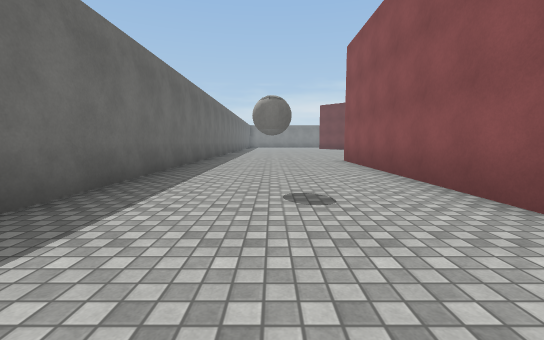
View 1 (above)

24 first-person views from a walk through a Unity game level. The camera is 1.2 m above the floor, tilts 6° down and sees 90° across. The floor is counted in squares, 2 m on a side. Each view is taken from the middle of a square. On the plan, view 1 faces up. The plan holds only what a view shows up to about 9 squares ahead; the rest is blank. The place goes on beyond the plan. Surface patterns are stand-ins for the level's own textures.

View 2
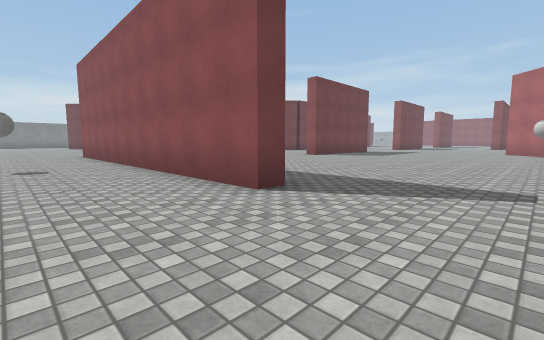

View 3
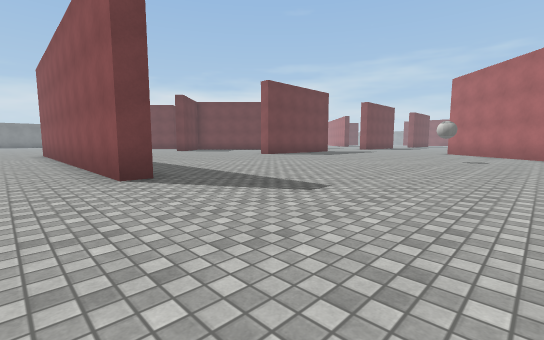

View 4
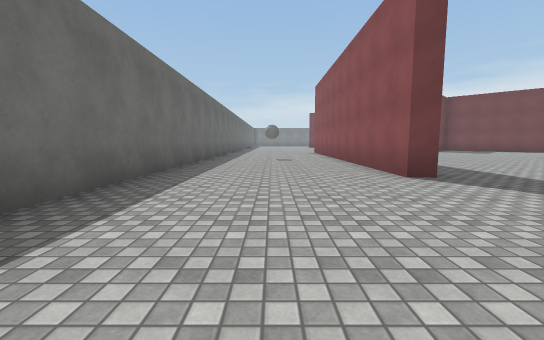

View 5
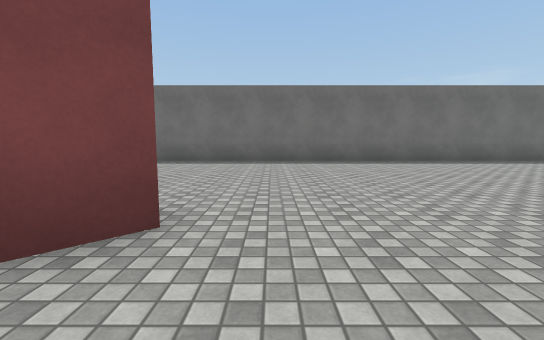

View 6
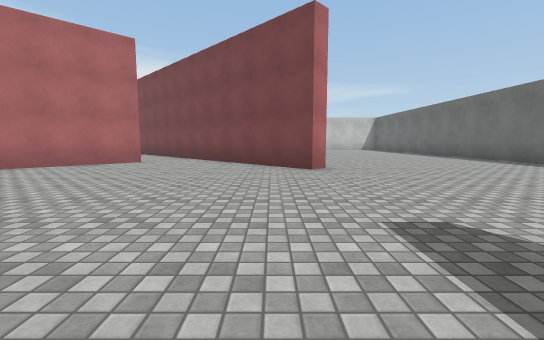

View 7
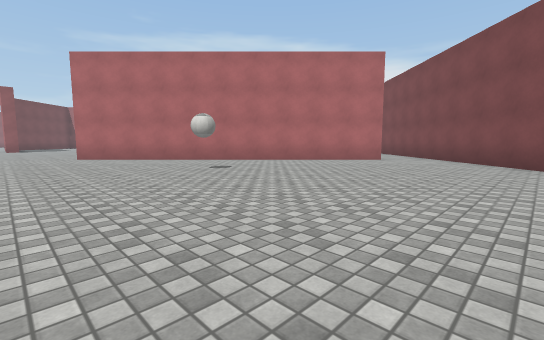

View 8
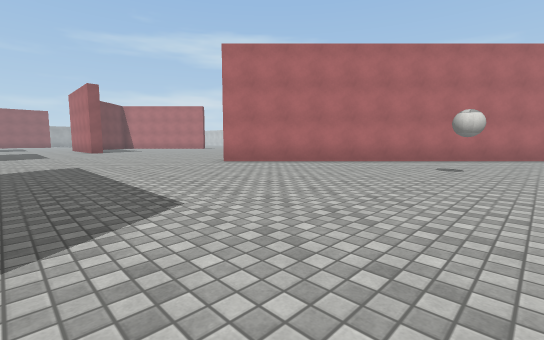

View 9
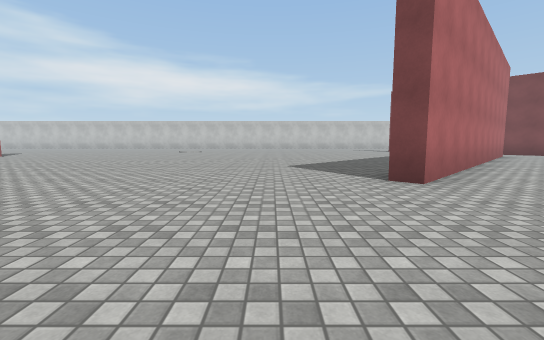

View 10
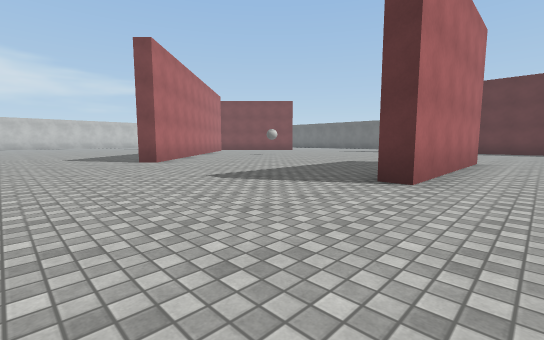

View 11
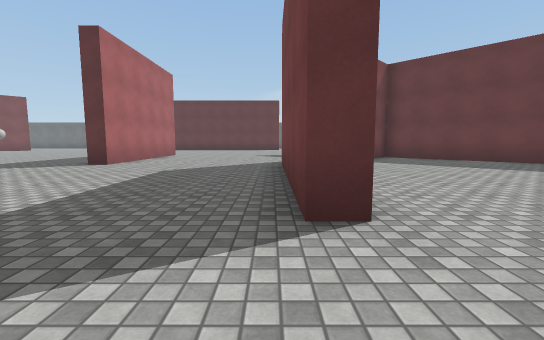

View 12
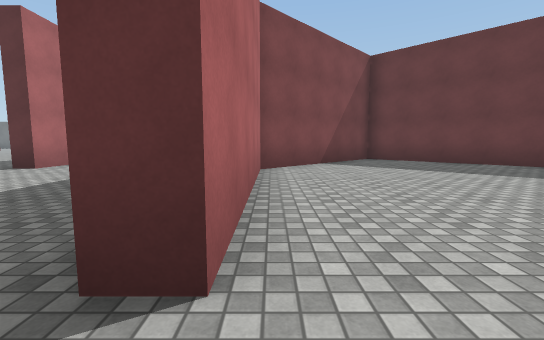

View 13
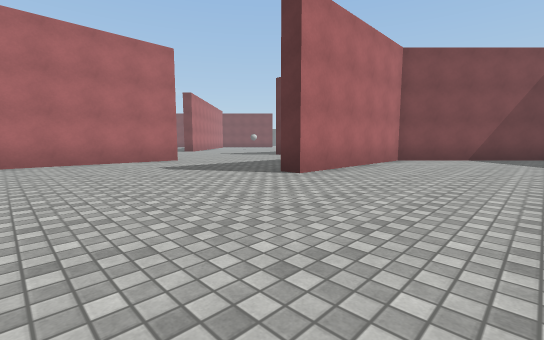

View 14
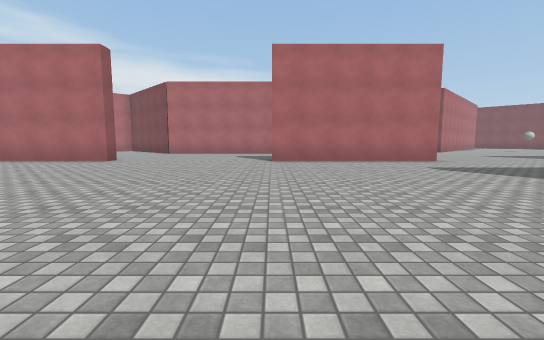

View 15
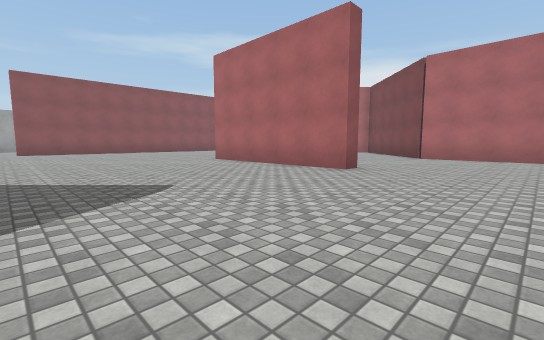

View 16
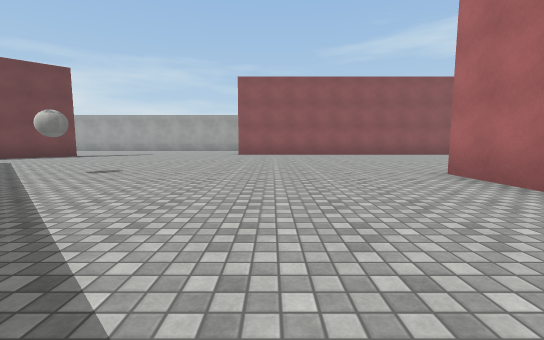

View 17
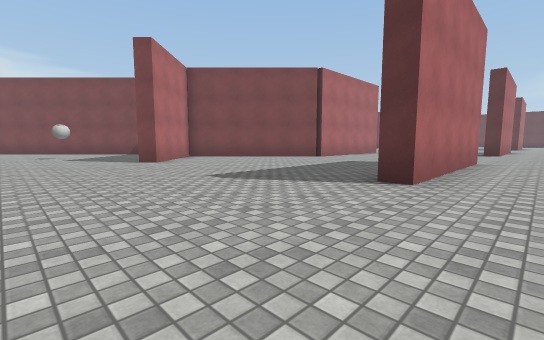

View 18
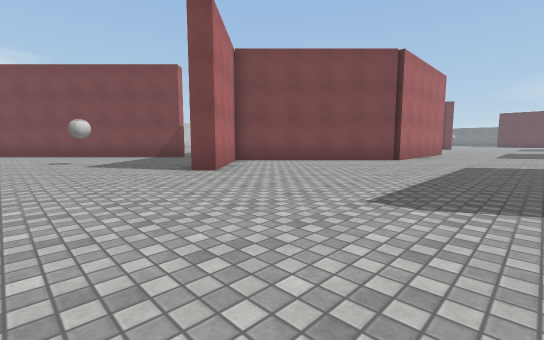

View 19
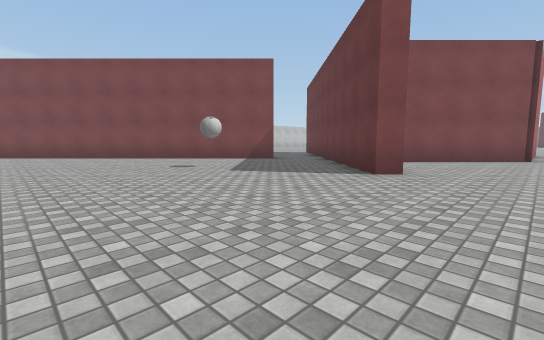

View 20
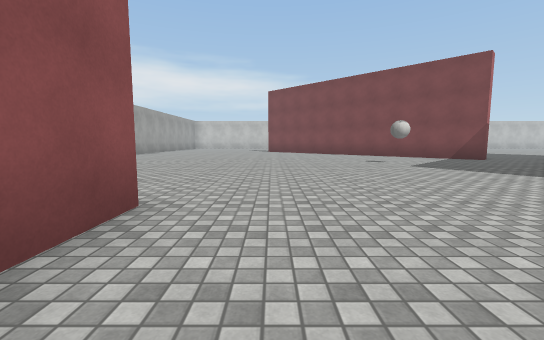

View 21
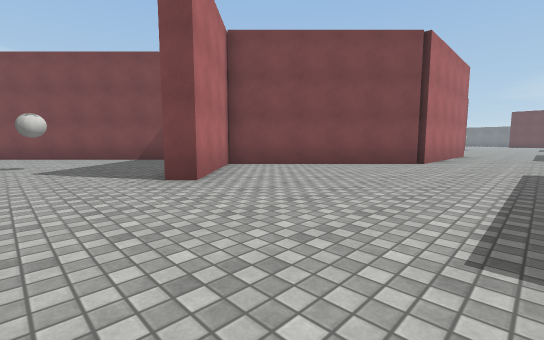

View 22
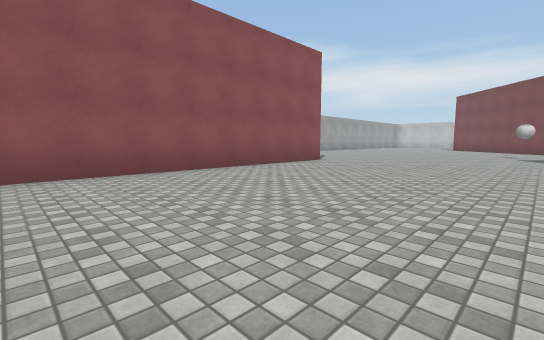

View 23
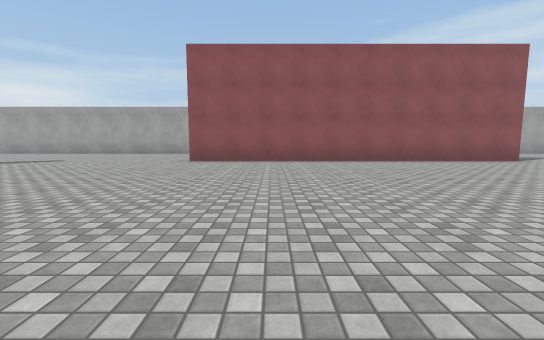

View 24
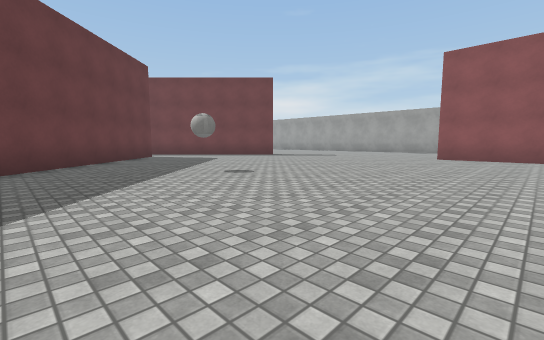

### Floor plan
Points are (right, up) in squares from view 1. A wall is a line through its corners. A room is listed if a view was taken in it or the views show most of it. See-through windows are left out.
Room 1 (views 1, 2, 3, 4, 5, 6, 7, 8, 9, 10)
walls: (10.1, 3.8) (15, 3.8) (15, 3.2); (2.9, -1.5) (2.3, -1.5) (2.3, 8.5); (8.7, -9.9) (15.9, -2.8) (16.3, -3.2); (3.8, -8.2) (4.1, -7.8) (7.6, -11.3); (20, 8.3) (15.2, 8.3); (-2.2, 9) (-2.2, -11.1)
ways out: opening at (19.2, 5.5) to room 2
objects: other object (0, 3); other object (10, -4)
Room 2 (views 11, 12, 13, 14, 15, 16, 17, 18, 19, 20, 21, 22, 23, 24)
walls: (30, 3.1) (30, 3.8) (35, 3.8) (35, 3.2); (27, -1.3) (30, -1.3) (33.7, -5); (33.5, -5.2) (35.9, -2.8) (36.2, -3.1) (33.3, -6.1); (34.9, 15.5) (32, 12.6); (20, 3.8) (25, 3.8); (42.2, -1.6) (42.2, 8.5); (34.1, -7.8) (37.9, -11.6); (14.7, 15.4) (11.9, 12.5); (11.9, 12) (15.1, 8.8) (20, 8.8) (20, 8.3)
ways out: opening at (19.2, 5.5) to room 1
objects: other object (35, 11)

Positions as (right, up) in squares from view 1, and headings:
1: (0, 0), facing up
2: (0, -4), facing up-right
3: (1, -6), facing up-right
4: (0, -6), facing up
5: (6, -7), facing left
6: (5, -2), facing down
7: (5, -1), facing down-right
8: (9, 2), facing down-right
9: (18, 1), facing down
10: (19, 5), facing down-left
11: (22, 8), facing left
12: (21, 9), facing left
13: (24, 12), facing down-left
14: (25, 12), facing down
15: (27, 9), facing down-right
16: (30, 7), facing right
17: (39, 5), facing down-left
18: (39, 2), facing down-left
19: (41, -1), facing down-left
20: (41, 1), facing down
21: (38, 1), facing down-left
22: (37, 6), facing down-right
23: (34, 6), facing right
24: (32, 6), facing up-right
